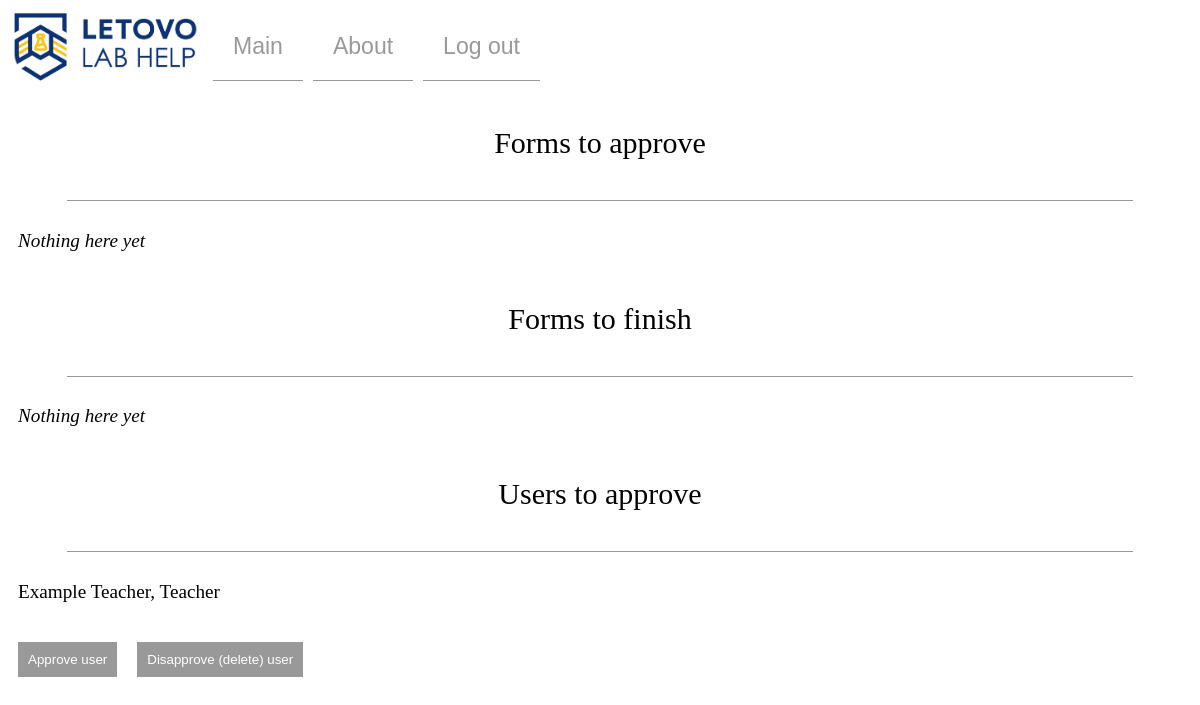
The page /main/ (signed in) on the database its author committed.
### web/models.py (models this page shows, shortened)
class Person(models.Model):
    user = models.OneToOneField(User, on_delete=models.CASCADE, primary_key=True)
    role = models.CharField(max_length=100)    # either Student, Teacher, LabAssist, Safety, Inspector or Director
    first_name = models.CharField(max_length=200)
    last_name = models.CharField(max_length=200)
    approved = models.BooleanField()
    temp_password = models.BooleanField()    # means that the password ISN'T temporary

### web/views.py (the view, shortened to what this page needs)
# urls.py: path('main/', views.main, name='main'),
def main(request):
    if not request.user.is_authenticated:  # MAIN NO LOGIN (LOGIN BUTTON)
        return render(request, 'web/mains/main_nologin.html', {})
    elif request.user.person.role != "student" and request.user.person.approved is False:  # NOT APPROVED BY IT YET
        return redirect(not_approved)
    elif request.user.person.role == "student":  # MAIN STUDENT (CREATE FORM, YOUR FORMS, NOTIFY LAB)
        form_list = Form.objects.filter(person=Person.objects.get(user=request.user), is_main=False, is_completed=False)
        return render(request, 'web/mains/main_student.html', {"form_list": form_list})
    elif request.user.person.role == "teacher":  # MAIN TEACHER (APPROVE FORM, APPROVE USER)
        form_list = Form.objects.filter(type="SEAF", approved_teacher=False, is_finished=False, is_completed=False)
        app_person_list = Person.objects.filter(~Q(role="student"), approved=False)
        return render(request, 'web/mains/main_teacher.html', {"form_list": form_list,
                                                               "app_person_list": app_person_list})
    elif request.user.person.role == "labassist":  # MAIN LAB ASSISTANT (APPROVE FORM, END FORM, APPROVE USER)
        form_list = Form.objects.filter(type="SEAF", approved_labassist=False, is_finished=False)
        form_list_finish = Form.objects.filter(is_finished=True, is_completed=False)
        app_person_list = Person.objects.filter(~Q(role="student"), approved=False)
        return render(request, 'web/mains/main_labassist.html',
                      {"form_list": form_list, "form_list_finish": form_list_finish,
                       "app_person_list": app_person_list})
    elif request.user.person.role == "safety":  # MAIN SAFETY INSPECTOR (APPROVE FORM, APPROVE USER)
        form_list = Form.objects.filter(type="RAF", approved_safety=False)
        app_person_list = Person.objects.filter(~Q(role="student"), approved=False)
        return render(request, 'web/mains/main_safety.html', {"form_list": form_list,
                                                              "app_person_list": app_person_list})
    else:  # LOGIN ERROR (LOGIN BUTTON, JUST IN CASE)
        request.session['error_page_title'] = 'No permission'
        request.session['error_page_content'] = 'You have no permission to view this page'
        return redirect(error_general)

### web/templates/web/mains/main_labassist.html (shortened to what this page needs)
{% load static %}
<!DOCTYPE html>
<html lang="en">
<head>
    <link rel="stylesheet" href="{% static 'web/styles.css' %}">
</head>
<body>
    <div class="outer">
        <img src="{% static 'web/letovolablogo.png' %}" style="width: 200px; height: 77px;">
        <form action="/main">
            <input type="submit" class="toolbar" value="Main">
        </form>
        <form action="/about">
            <input type="submit" class="toolbar" value="About">
        </form>
        <form action="/logout">
            <input type="submit" class="toolbar" value="Log out">
        </form>
    </div>
    <p class="header">Forms to approve</p>
    {% if not form_list %}
        <p><i>Nothing here yet</i></p>
    {% endif %}
    <p class="header">Forms to finish</p>
    {% if not form_list_finish %}
        <p><i>Nothing here yet</i></p>
    {% endif %}
    <p class="header">Users to approve</p>
    {% for p in app_person_list %}
        <p>{{ p.first_name }} {{ p.last_name }}, {% if p.role == "student" %}Student
            {% elif p.role == "teacher" %}Teacher
            {% elif p.role == "safety" %}Safety inspector
            {% elif p.role == "director" %}Director
            {% elif p.role == "labassist" %}Lab assistant
            {% elif p.role == "inspector" %}IT inspector
            {% else %}???{% endif %}</p>
        <div class="outer">
            <form action="/person-approved/{{ p.pk }}/">
                <input type="submit" value="Approve user" />
            </form>
            <form action="/person-deleted/{{ p.pk }}/">
                <input type="submit" value="Disapprove (delete) user" />
            </form>
        </div>
    {% endfor %}
</body>
</html>

### web/static/web/styles.css (style rules this page uses)
body { font-size: 120%; font-family: verdana; sans-serif; }
p { padding: 10px; }
input[type=submit] { background-color: #999999; border: none; color: white; padding: 10px 10px; margin: 10px 10px; text-align: center; text-decoration: none; display: inline-block; }
.header { text-align: center; font-size: 30px; }
.outer { display: flex; width: 100%; }
.toolbar { background-color: #FFFFFF !important; border-bottom: solid 0.5px #999999 !important; color: #999999 !important; font-size: 120%; padding: 20px 20px !important; margin: 5px 5px !important; }

### rows shown on the page
Person: first_name "Example", last_name "Teacher", role "Teacher"
